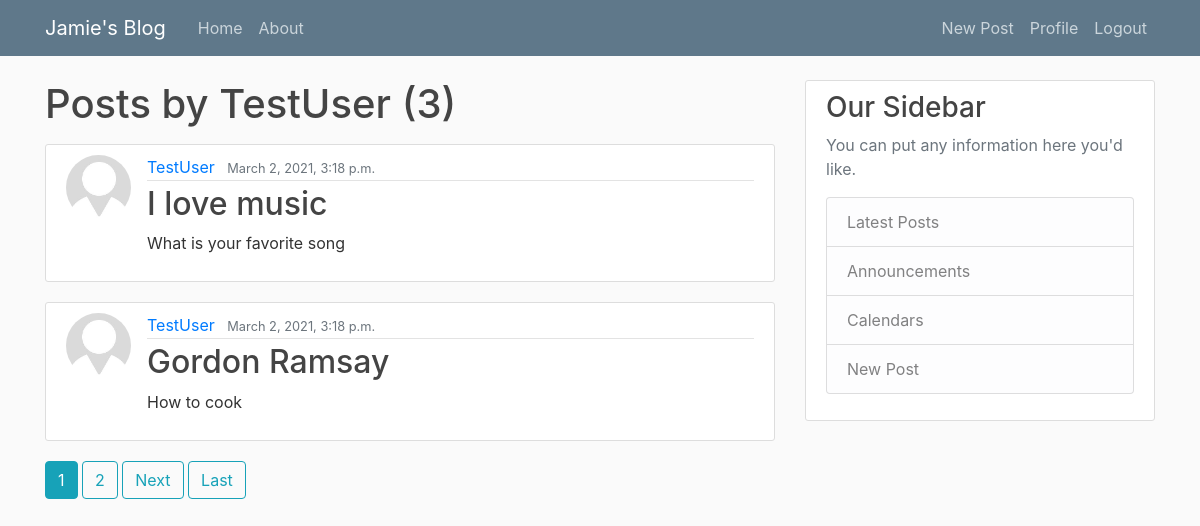
The page /user/TestUser (signed in) on the database its author committed.
### blog/models.py (models this page shows, shortened)
class Post(models.Model):
    title = models.CharField(max_length = 100)
    body = models.TextField()
    date_posted = models.DateTimeField(default = timezone.now)
    author = models.ForeignKey(User, on_delete=models.CASCADE)

### user/models.py (models this page shows, shortened)
class Profile(models.Model):
    user = models.OneToOneField(User, on_delete=models.CASCADE)
    image = models.ImageField(default='default.jpg', upload_to='profile_pics')

### blog/views.py (the view)
# urls.py: path('user/<str:username>',views.UserPostListView.as_view(), name='user-posts')
class UserPostListView(ListView):
    model = Post
    template_name = 'blog/user_posts.html' # <app>/<model>_<viewtype>.html e.g blog/post_list.html
    context_object_name = 'posts'
    paginate_by = 2
    def get_queryset(self):
        user = get_object_or_404(User, username=self.kwargs.get('username'))
        return Post.objects.filter(author=user).order_by('-date_posted')

### blog/templates/blog/user_posts.html (shortened to what this page needs)
{% extends "blog/base.html" %}
{% block content %}
<h1 class="mb-3">Posts by {{ view.kwargs.username }} ({{ page_obj.paginator.count }})</h1>
{% for post in posts %}
<article class="media content-section">
    <img class="rounded-circle article-img" src="{{ post.author.profile.image.url }}"></img>
    <div class="media-body">
        <div class="article-metadata">
            <a class="mr-2" href="{% url 'user-posts' post.author.username %}">{{ post.author }}</a>
            <small class="text-muted">{{ post.date_posted }}</small>
        </div>
        <h2><a class="article-title" href="{% url 'post-detail' post.id %}">{{ post.title }}</a></h2>
        <p class="article-content">{{ post.body }}</p>
    </div>
</article>
{% endfor %}
{% if is_paginated %}
    {% for num in page_obj.paginator.page_range %}
        {% if page_obj.number == num %}
        <a class="btn btn-info mb-4" href="?page={{ num }}">{{ num }}</a>
        {% elif num > page_obj.number|add:'-2' and num < page_obj.number|add:'2' %}
        <a class="btn btn-outline-info mb-4" href="?page={{ num }}">{{ num }}</a>
        {% endif %}
    {% endfor %}
    {% if page_obj.has_next %}
    <a class="btn btn-outline-info mb-4" href="?page={{ page_obj.next_page_number}}">Next</a>
    <a class="btn btn-outline-info mb-4" href="?page={{ page_obj.paginator.num_pages}}">Last</a>
    {% endif %}
{% endif %}
{% endblock content %}

### blog/static/blog/main.css (style rules this page uses)
body { background: #fafafa; color: #333333; margin-top: 5rem; }
h1, h2, h3, h4, h5, h6 { color: #444444; }
.content-section { background: #ffffff; padding: 10px 20px; border: 1px solid #dddddd; border-radius: 3px; margin-bottom: 20px; }
.article-title { color: #444444; }
.article-content { white-space: pre-line; }
.article-img { height: 65px; width: 65px; margin-right: 16px; }
.article-metadata { padding-bottom: 1px; margin-bottom: 4px; border-bottom: 1px solid #e3e3e3 }

### rows shown on the page
Post: author.profile.image (placeholder picture), author "TestUser", date_posted "March 2, 2021, 3:18 p.m.", title "I love music", body "What is your favorite song"
Post: author.profile.image (placeholder picture), author "TestUser", date_posted "March 2, 2021, 3:18 p.m.", title "Gordon Ramsay", body "How to cook"

### other values the page prints
{{ view.kwargs.username }} "TestUser"
{{ page_obj.paginator.count }} "3"
{{ num }} "1"
{{ num }} "2"
